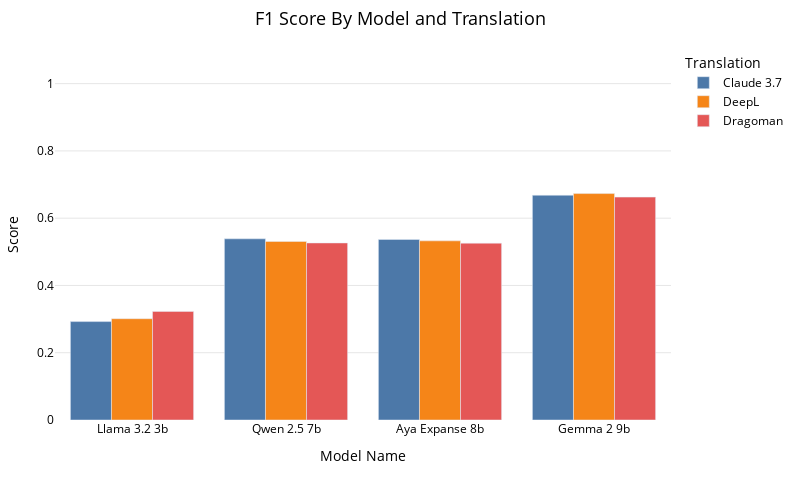

This figure's notebook cell:
### Code cell
df_subset = results_df[results_df.Translation.notna()]
df_subset = df_subset[df_subset.model_name.isin(models_list)]
plot_model_scores(df_subset, "f1_score", color_col="Translation", title="F1 Score By Model and Translation")

### Figure 1 — Plotly figure (JSON) as saved in the notebook; plotly's stock layout.template omitted (floating-point values rounded to 4 significant figures)
{"data": [{"alignmentgroup": "True", "customdata": [["Claude 3.7"], ["Claude 3.7"], ["Claude 3.7"], ["Claude 3.7"]], "hovertemplate": "Translation=%{customdata[0]}<br>display_model_name=%{x}<br>Score=%{y}<extra></extra>", "legendgroup": "Claude 3.7", "marker": {"color": "#4C78A8", "pattern": {"shape": ""}}, "name": "Claude 3.7", "offsetgroup": "Claude 3.7", "orientation": "v", "showlegend": true, "textposition": "auto", "type": "bar", "x": ["Llama 3.2 3b", "Qwen 2.5 7b", "Aya Expanse 8b", "Gemma 2 9b"], "xaxis": "x", "y": [0.2926, 0.5386, 0.5366, 0.6682], "yaxis": "y"}, {"alignmentgroup": "True", "customdata": [["DeepL"], ["DeepL"], ["DeepL"], ["DeepL"]], "hovertemplate": "Translation=%{customdata[0]}<br>display_model_name=%{x}<br>Score=%{y}<extra></extra>", "legendgroup": "DeepL", "marker": {"color": "#F58518", "pattern": {"shape": ""}}, "name": "DeepL", "offsetgroup": "DeepL", "orientation": "v", "showlegend": true, "textposition": "auto", "type": "bar", "x": ["Llama 3.2 3b", "Qwen 2.5 7b", "Aya Expanse 8b", "Gemma 2 9b"], "xaxis": "x", "y": [0.3011, 0.5307, 0.5326, 0.6732], "yaxis": "y"}, {"alignmentgroup": "True", "customdata": [["Dragoman"], ["Dragoman"], ["Dragoman"], ["Dragoman"]], "hovertemplate": "Translation=%{customdata[0]}<br>display_model_name=%{x}<br>Score=%{y}<extra></extra>", "legendgroup": "Dragoman", "marker": {"color": "#E45756", "pattern": {"shape": ""}}, "name": "Dragoman", "offsetgroup": "Dragoman", "orientation": "v", "showlegend": true, "textposition": "auto", "type": "bar", "x": ["Llama 3.2 3b", "Qwen 2.5 7b", "Aya Expanse 8b", "Gemma 2 9b"], "xaxis": "x", "y": [0.3229, 0.5263, 0.5257, 0.6627], "yaxis": "y"}], "layout": {"barmode": "group", "font": {"color": "black"}, "height": 500, "legend": {"title": {"text": "Translation"}, "tracegroupgap": 0}, "margin": {"b": 80, "l": 40, "r": 40, "t": 50}, "paper_bgcolor": "white", "plot_bgcolor": "white", "title": {"font": {"size": 18}, "text": "F1 Score By Model and Translation", "x": 0.5}, "width": 800, "xaxis": {"anchor": "y", "domain": [0, 1], "tickfont": {"size": 12}, "title": {"text": "Model Name"}}, "yaxis": {"anchor": "x", "domain": [0, 1], "gridcolor": "rgba(0, 0, 0, 0.1)", "range": [0, 1.1], "title": {"text": "Score"}}}}
